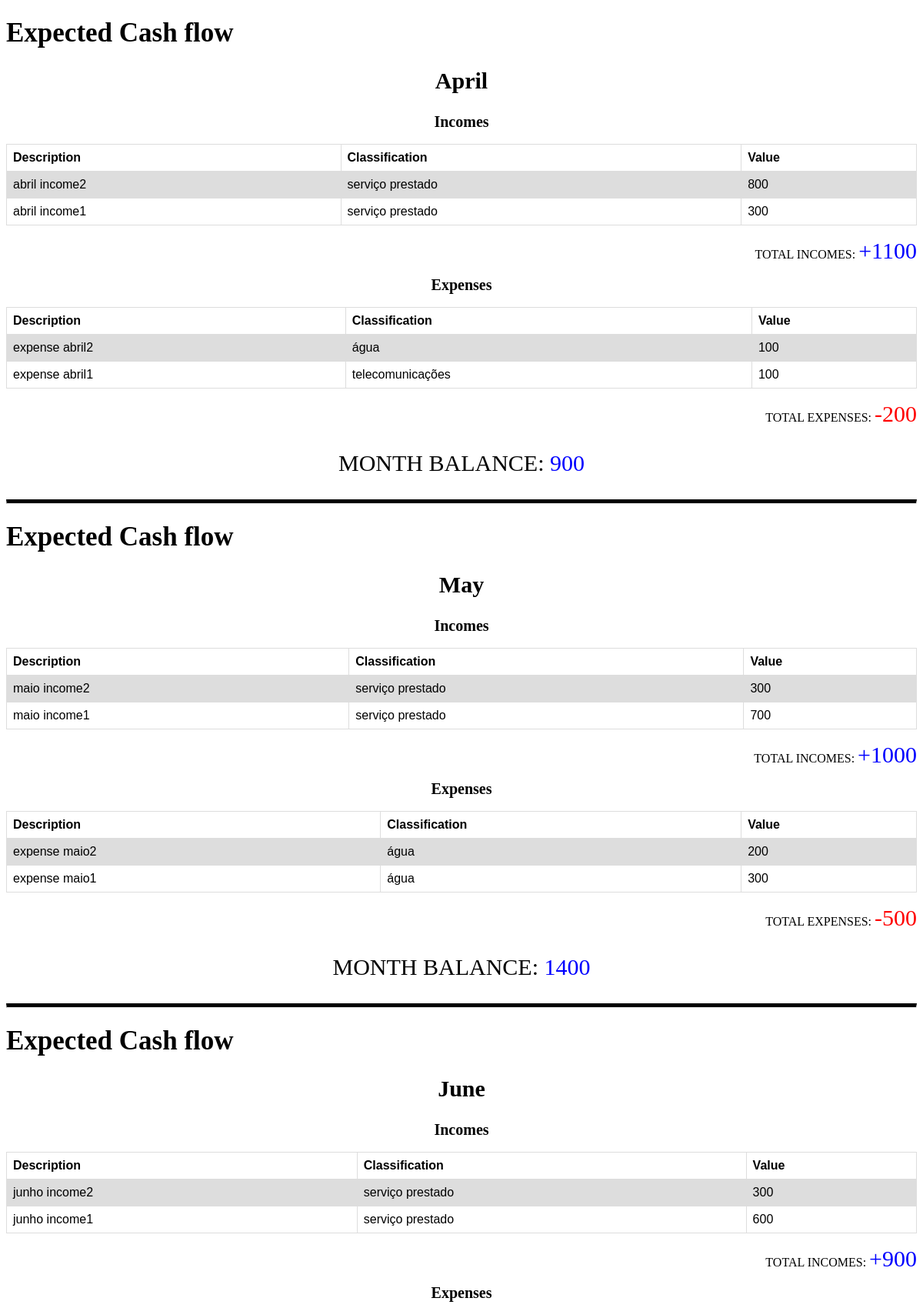
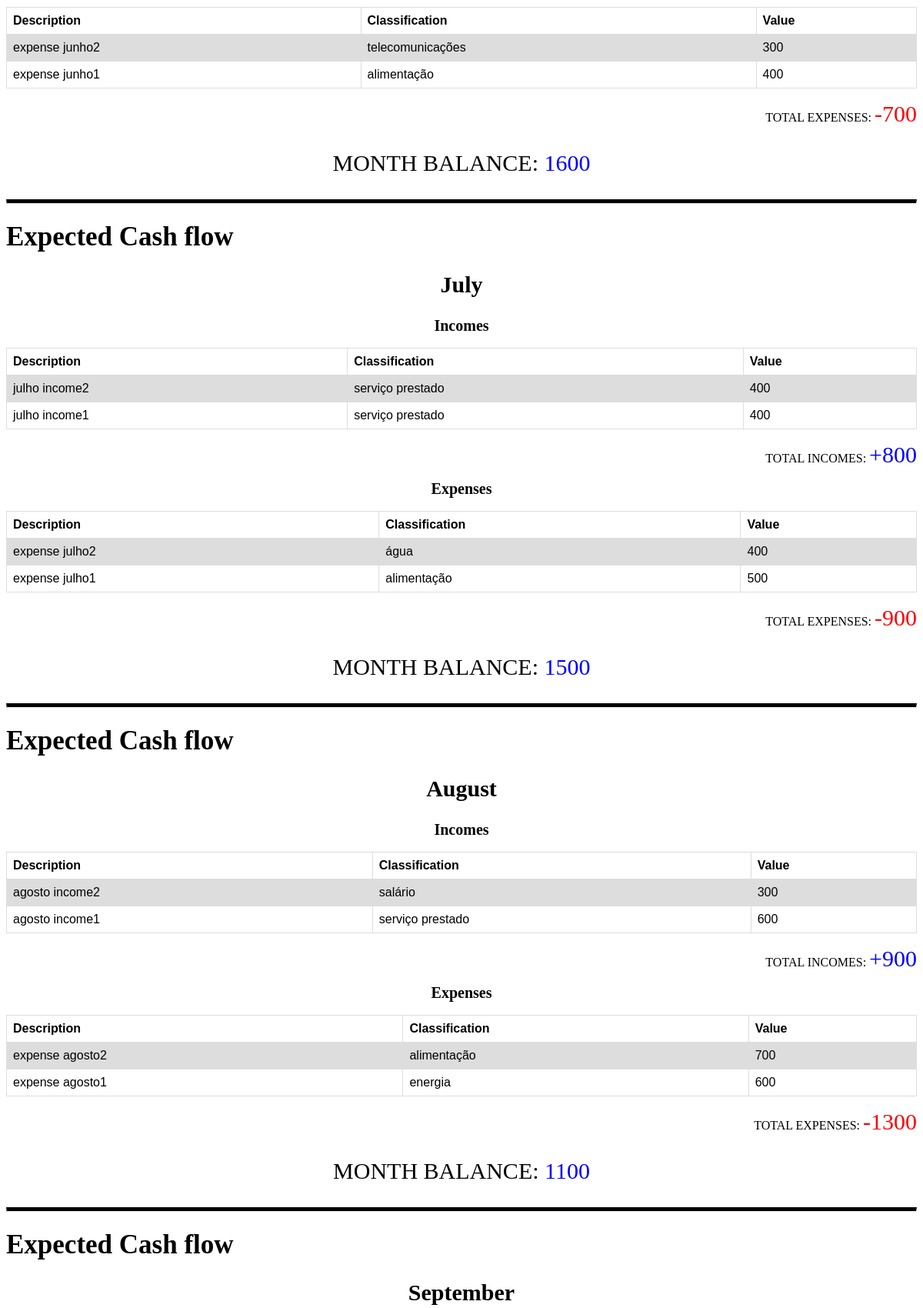
Screenshot of /expected-cash-flow/ (upper part) with the database file from the repository (2 pictures, top to bottom).
### financeapp/models.py (models this page shows, shortened)
class Income(models.Model):
    INCOME_STATUS_CHOICES = [
        ('R', 'Recebido'),
        ('A', 'A receber')
    ]
    expected_payment_date = models.DateTimeField(null=True, blank=True)
    value = models.IntegerField(null=True)
    description = models.CharField(max_length=255)
    classification = models.ForeignKey(IncomeClassification, on_delete=models.RESTRICT, null=True)
    payment_method = models.ForeignKey(PaymentMethod, on_delete=models.RESTRICT, null=True)
    status = models.CharField(max_length=1, choices=INCOME_STATUS_CHOICES, default='A')

class IncomeClassification(models.Model):
    description = models.CharField(max_length=255)

class Expenses(models.Model):
    EXPENSES_STATUS_CHOICES = [
        ('P', 'Pago'),
        ('A', 'A pagar')
    ]
    due_date = models.DateTimeField(null=True, blank=True)
    payment_date = models.DateTimeField(null=True, blank=True)
    value = models.IntegerField(null=True)
    description = models.CharField(max_length=255)
    classification = models.ForeignKey(ExpensesClassification, on_delete=models.RESTRICT, null=True)
    payment_method = models.ForeignKey(PaymentMethod, on_delete=models.RESTRICT, null=True)
    status = models.CharField(max_length=1, choices=EXPENSES_STATUS_CHOICES, default='A')

class ExpensesClassification(models.Model):
    description = models.CharField(max_length=255)

### financeapp/views.py (the view)
# urls.py: path('expected-cash-flow/', views.expected_cash_flow),
def expected_cash_flow(request):
    month_date = date.today()
    month_array = []
    for i in range(0, 6):
        month_array.append(month_date)
        first_day = month_date.replace(day=1)
        month_date = first_day - timedelta(days=1)
    month_array.sort()
    print(month_array)
    month_cashflow = []
    init_balance = 0
    for month in month_array:
        incomes_queryset = Income.objects.filter(
            status='A',
            expected_payment_date__month__gte=month.month,
            expected_payment_date__month__lte=month.month).order_by('-expected_payment_date')
        expenses_queryset = Expenses.objects.filter(
            status='A',
            due_date__month__gte=month.month,
            due_date__month__lte=month.month,
        ).order_by('-due_date')
        income_total_queryset = incomes_queryset.aggregate(Sum('value'))
        expenses_total_queryset = expenses_queryset.aggregate(Sum('value'))
        income_total = 0 if income_total_queryset['value__sum'] is None else income_total_queryset['value__sum']
        expenses_total = 0 if expenses_total_queryset['value__sum'] is None else expenses_total_queryset['value__sum']
        incomes = []
        expenses = []
        for income in incomes_queryset:
            incomes.append({
                'description': income.description,
                'classification': income.classification.description,
                'value': income.value
            })
        for expense in expenses_queryset:
            expenses.append({
                'description': expense.description,
                'classification': expense.classification.description,
                'value': expense.value
            })
        init_balance = init_balance + income_total - expenses_total
        month_cashflow.append({
            'month': month.strftime("%B"),
            'income_total': income_total,
            'expenses_total': expenses_total,
            'incomes': incomes,
            'expenses': expenses,
            'balance': init_balance
        })
    print (month_cashflow)
    template = loader.get_template('expected_cash_flow.html')
    context = {
        'month_cashflow': month_cashflow,
    }
    return HttpResponse(template.render(context, request))

### financeapp/templates/expected_cash_flow.html (shortened to what this page needs)
<!DOCTYPE html>
<html lang="en">
<head>
</head>
<body>
{% for month in month_cashflow %}
    <h1 class="title">Expected Cash flow</h1>
    <article>
        <h1>{{month.month}}</h1>
        <section>
            <h2>Incomes</h2>
            <table>
              <tr>
                  <th>Description</th>
                  <th>Classification</th>
                  <th>Value</th>
              </tr>
                {% for income in month.incomes %}
                  <tr>
                      <td>{{income.description}}</td>
                      <td>{{income.classification}}</td>
                      <td>{{income.value}}</td>
                  </tr>
                {% endfor %}
            </table>
            <p>TOTAL INCOMES: <span class="income">+{{month.income_total}}</span></p>
        </section>
        <section>
            <h2>Expenses</h2>
            <table>
              <tr>
                  <th>Description</th>
                  <th>Classification</th>
                  <th>Value</th>
              </tr>
                {% for expense in month.expenses %}
                  <tr>
                      <td>{{expense.description}}</td>
                      <td>{{expense.classification}}</td>
                      <td>{{expense.value}}</td>
                  </tr>
                {% endfor %}
            </table>
            <p>TOTAL EXPENSES: <span class="expenses">-{{month.expenses_total}}</span></p>
        </section>
    </article>
    {% if month.balance < 0 %}
        <p class="balance">MONTH BALANCE: <span class="negative_balance">{{month.balance}}</span></p>
    {% else %}
        <p class="balance">MONTH BALANCE: <span class="positive_balance">{{month.balance}}</span></p>
    {% endif %}
    <hr>
{% endfor %}
</body>
</html>

### financeapp/templates/expected_cash_flow.html (style rules this page uses)
.title { font-size: 35px }
article h1 { text-align: center; font-size: 30px; }
article section h2 { text-align: center; font-size: 20px; }
article section p { text-align: right; }
article section p span { font-size: 30px; }
.income { color: blue; }
.expenses { color: red; }
table { font-family: arial, sans-serif; border-collapse: collapse; width: 100%; }
td, th { border: 1px solid #dddddd; text-align: left; padding: 8px; }
tr:nth-child(even) { background-color: #dddddd; }
.balance { text-align: center; font-size: 30px; }
.positive_balance { color: blue; }
hr { border-top: 5px solid black; }

### rows the page displays
Income: description "abril income2"
IncomeClassification: classification "serviço prestado" "serviço prestado" "serviço prestado" "serviço prestado" "serviço prestado" "serviço prestado" "serviço prestado" "serviço prestado" "serviço prestado"
Income: description "abril income1"
Expenses: description "expense abril2"
ExpensesClassification: classification "água" "água" "água" "água"
Expenses: description "expense abril1"
ExpensesClassification: classification "telecomunicações" "telecomunicações"
Income: description "maio income2"
Income: description "maio income1"
Expenses: description "expense maio2"
Expenses: description "expense maio1"
Income: description "junho income2"
Income: description "junho income1"
Expenses: description "expense junho2"
Expenses: description "expense junho1"
ExpensesClassification: classification "alimentação" "alimentação" "alimentação"
Income: description "julho income2"
Income: description "julho income1"
Expenses: description "expense julho2"
Expenses: description "expense julho1"
Income: description "agosto income2"
IncomeClassification: classification "salário"
Income: description "agosto income1"
Expenses: description "expense agosto2"
Expenses: description "expense agosto1"
ExpensesClassification: classification "energia"

### other values shown
{{ month.month }} "April" "May" "June" "July" "August" "September"
{{ income.value }} "800" "300" "300" "700" "300" "600" "400" "400" "300" "600"
{{ month.income_total }} "1100" "1000" "900" "800" "900"
{{ expense.value }} "100" "100" "200" "300" "300" "400" "400" "500" "700" "600"
{{ month.expenses_total }} "200" "500" "700" "900" "1300"
{{ month.balance }} "900" "1400" "1600" "1500" "1100"
